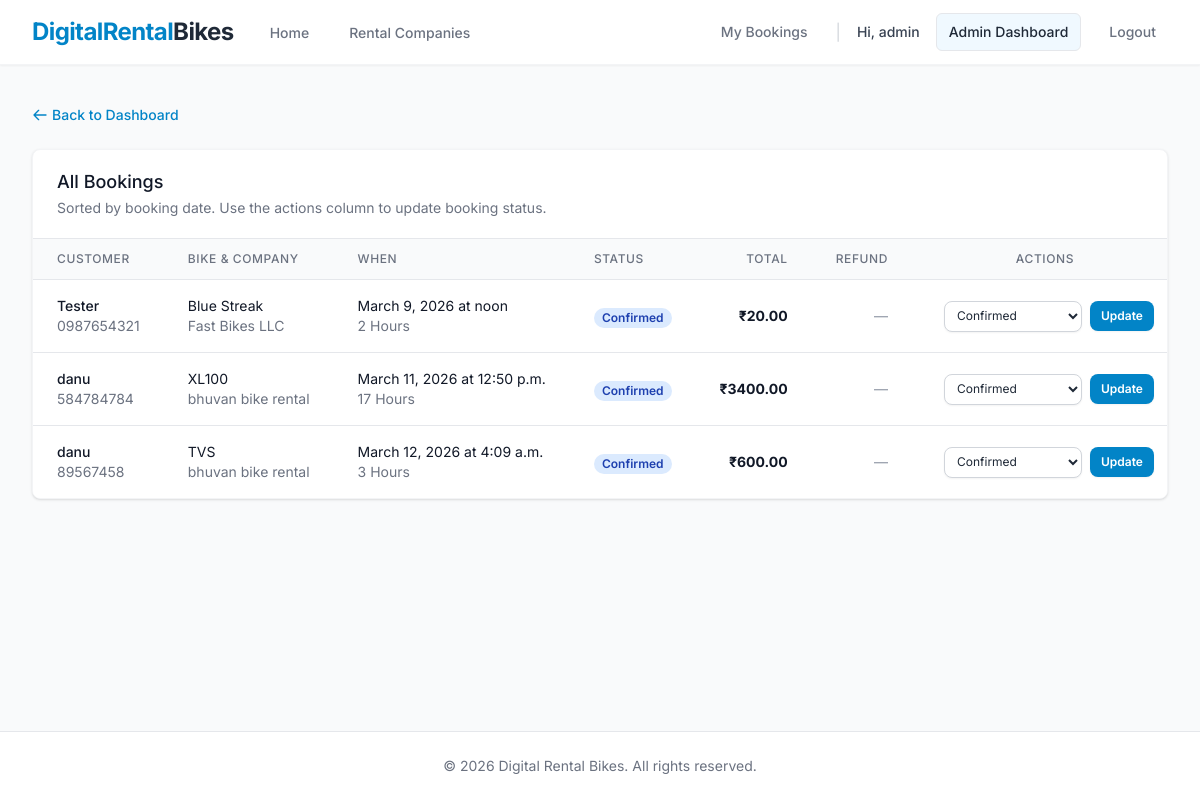
/admin-dashboard/bookings/ (signed in), run on an earlier commit of the app's database.
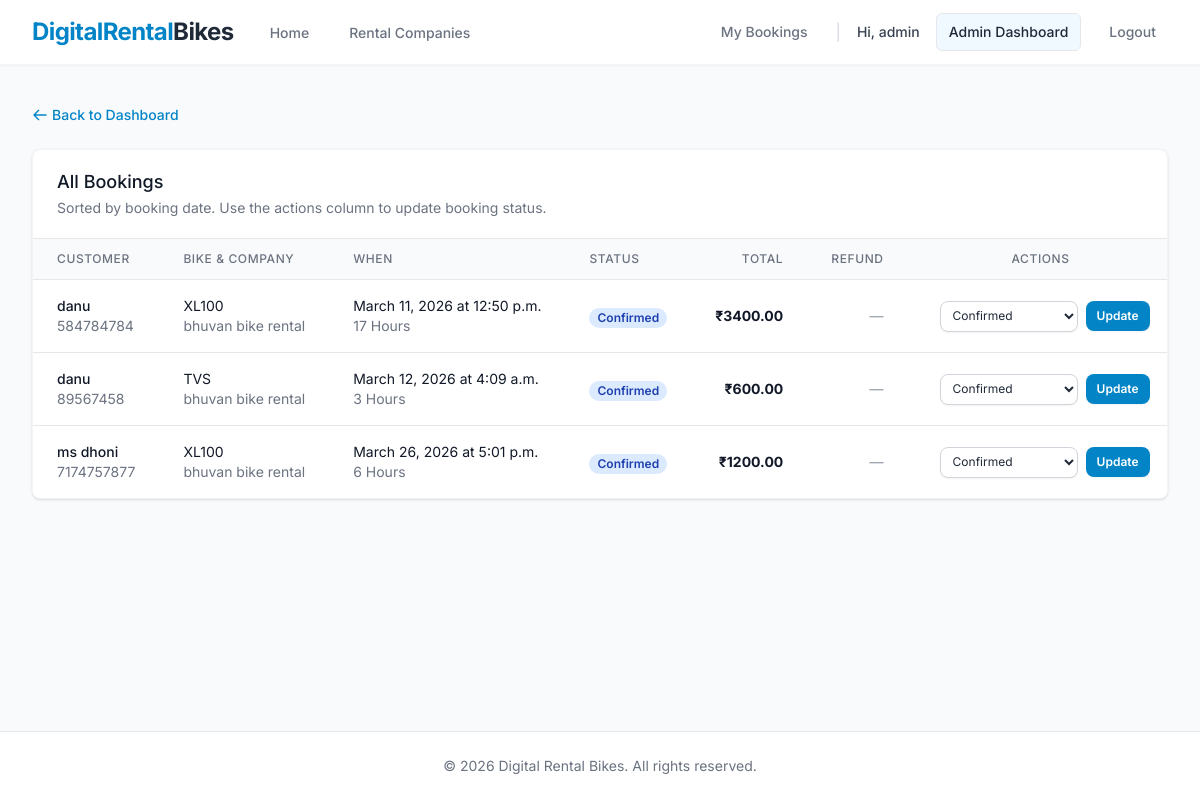
And on a later commit of the database.
### core/models.py (models this page shows, shortened)
class Booking(models.Model):
    class DurationType(models.TextChoices):
        HOURS = 'Hours', 'Hours'
        DAYS = 'Days', 'Days'
    class BookingStatus(models.TextChoices):
        PAYMENT_PENDING = 'Payment Pending', 'Payment Pending'
        CONFIRMED = 'Confirmed', 'Confirmed'
        COMPLETED = 'Completed', 'Completed'
        CANCELLED = 'Cancelled', 'Cancelled'
    bike = models.ForeignKey(Bike, on_delete=models.CASCADE, related_name='bookings')
    company = models.ForeignKey(Company, on_delete=models.CASCADE, related_name='bookings')
    user = models.ForeignKey(User, on_delete=models.CASCADE, related_name='bookings', null=True, blank=True)
    user_name = models.CharField(max_length=255)
    user_contact = models.CharField(max_length=50)
    booking_date = models.DateField()
    start_time = models.TimeField()
    duration_type = models.CharField(max_length=10, choices=DurationType.choices)
    duration_value = models.PositiveIntegerField()
    total_price = models.DecimalField(max_digits=12, decimal_places=2)
    status = models.CharField(max_length=20, choices=BookingStatus.choices, default=BookingStatus.PAYMENT_PENDING)
    refund_amount = models.DecimalField(max_digits=12, decimal_places=2, default=0)
    created_at = models.DateTimeField(auto_now_add=True)

class Bike(models.Model):
    class BikeType(models.TextChoices):
        SCOOTER = 'Scooter', 'Scooter'
        SPORTS = 'Sports', 'Sports'
        ELECTRIC = 'Electric', 'Electric'
        CRUISER = 'Cruiser', 'Cruiser'
        DIRT = 'Dirt Bike', 'Dirt Bike'
        STANDARD = 'Standard', 'Standard'
    company = models.ForeignKey(Company, on_delete=models.CASCADE, related_name='bikes')
    bike_name = models.CharField(max_length=255)
    bike_type = models.CharField(max_length=50, choices=BikeType.choices)
    price_per_hour = models.DecimalField(max_digits=10, decimal_places=2)
    price_per_day = models.DecimalField(max_digits=10, decimal_places=2)
    is_available = models.BooleanField(default=True)
    image = models.ImageField(upload_to='bikes/', blank=True, null=True)
    latitude = models.DecimalField(max_digits=9, decimal_places=6, null=True, blank=True)
    longitude = models.DecimalField(max_digits=9, decimal_places=6, null=True, blank=True)
    created_at = models.DateTimeField(auto_now_add=True)

class Company(models.Model):
    user = models.OneToOneField(User, on_delete=models.CASCADE, related_name='vendor_company', null=True, blank=True)
    name = models.CharField(max_length=255)
    location = models.CharField(max_length=255)
    contact = models.CharField(max_length=50)
    description = models.TextField(blank=True, null=True)
    upi_qr_image = models.ImageField(upload_to='upi_qr/', blank=True, null=True)
    created_at = models.DateTimeField(auto_now_add=True)

### core/views.py (the view)
# urls.py: path('admin-dashboard/bookings/', views.admin_bookings, name='admin_bookings'),
@user_passes_test(lambda u: u.is_staff)
def admin_bookings(request):
    bookings = Booking.objects.all().order_by('booking_date', 'start_time')
    return render(request, 'core/admin_bookings.html', {'bookings': bookings})

### core/templates/core/admin_bookings.html (shortened to what the changed rows need)
{% extends 'base.html' %}
{% block content %}
<div class="max-w-7xl mx-auto px-4 sm:px-6 lg:px-8 py-10">
    <div class="bg-white shadow sm:rounded-lg border border-gray-100 overflow-hidden">
        <div class="overflow-x-auto">
            <table class="min-w-full divide-y divide-gray-200">
                <thead class="bg-gray-50">
                    <tr>
                        <th scope="col" class="px-6 py-3 text-left text-xs font-medium text-gray-500 uppercase tracking-wider">Customer</th>
                        <th scope="col" class="px-6 py-3 text-left text-xs font-medium text-gray-500 uppercase tracking-wider">Bike & Company</th>
                        <th scope="col" class="px-6 py-3 text-left text-xs font-medium text-gray-500 uppercase tracking-wider">When</th>
                        <th scope="col" class="px-6 py-3 text-left text-xs font-medium text-gray-500 uppercase tracking-wider">Status</th>
                        <th scope="col" class="px-6 py-3 text-right text-xs font-medium text-gray-500 uppercase tracking-wider">Total</th>
                        <th scope="col" class="px-6 py-3 text-right text-xs font-medium text-gray-500 uppercase tracking-wider">Refund</th>
                        <th scope="col" class="px-6 py-3 text-center text-xs font-medium text-gray-500 uppercase tracking-wider">Actions</th>
                    </tr>
                </thead>
                <tbody class="bg-white divide-y divide-gray-200">
                    {% for booking in bookings %}
                    <tr class="hover:bg-gray-50 transition-colors">
                        <td class="px-6 py-4 whitespace-nowrap">
                            <div class="text-sm font-medium text-gray-900">{{ booking.user_name }}</div>
                            <div class="text-sm text-gray-500">{{ booking.user_contact }}</div>
                        </td>
                        <td class="px-6 py-4 whitespace-nowrap">
                            <div class="text-sm text-gray-900">{{ booking.bike.bike_name }}</div>
                            <div class="text-sm text-gray-500">{{ booking.company.name }}</div>
                        </td>
                        <td class="px-6 py-4 whitespace-nowrap">
                            <div class="text-sm text-gray-900">{{ booking.booking_date }} at {{ booking.start_time }}</div>
                            <div class="text-sm text-gray-500">{{ booking.duration_value }} {{ booking.duration_type }}</div>
                        </td>
                        <td class="px-6 py-4 whitespace-nowrap">
                            {% if booking.status == 'Confirmed' %}
                            <span class="px-2 inline-flex text-xs leading-5 font-semibold rounded-full bg-blue-100 text-blue-800">Confirmed</span>
                            {% elif booking.status == 'Completed' %}
                            <span class="px-2 inline-flex text-xs leading-5 font-semibold rounded-full bg-green-100 text-green-800">Completed</span>
                            {% elif booking.status == 'Cancelled' %}
                            <span class="px-2 inline-flex text-xs leading-5 font-semibold rounded-full bg-red-100 text-red-800">Cancelled</span>
                            {% elif booking.status == 'Payment Pending' %}
                            <span class="px-2 inline-flex text-xs leading-5 font-semibold rounded-full bg-yellow-100 text-yellow-800">Payment Pending</span>
                            {% else %}
                            <span class="px-2 inline-flex text-xs leading-5 font-semibold rounded-full bg-gray-100 text-gray-800">{{ booking.status }}</span>
                            {% endif %}
                        </td>
                        <td class="px-6 py-4 whitespace-nowrap text-right text-sm font-medium">
                            <span class="text-gray-900 font-bold">₹{{ booking.total_price }}</span>
                        </td>
                        <td class="px-6 py-4 whitespace-nowrap text-right text-sm font-medium">
                            {% if booking.refund_amount > 0 %}
                            <span class="text-green-700 font-bold">₹{{ booking.refund_amount }}</span>
                            {% else %}
                            <span class="text-gray-400">—</span>
                            {% endif %}
                        </td>
                        <td class="px-6 py-4 whitespace-nowrap text-center">
                            <form method="post" action="{% url 'admin_edit_booking' booking.id %}" class="flex items-center justify-center space-x-2">
                                <select name="status" class="text-xs rounded-lg border-gray-300 shadow-sm focus:border-brand-500 focus:ring-brand-500 py-1.5 px-2 border bg-white">
                                    <option value="Confirmed" {% if booking.status == 'Confirmed' %}selected{% endif %}>Confirmed</option>
                                </select>
                                <button type="submit" class="inline-flex items-center px-2.5 py-1.5 border border-transparent text-xs font-semibold rounded-lg text-white bg-brand-600 hover:bg-brand-700 focus:outline-none focus:ring-2 focus:ring-offset-1 focus:ring-brand-500 transition-colors shadow-sm">
                                    Update
                                </button>
                            </form>
                        </td>
                    </tr>
                    {% empty %}
                    <tr>
                        <td colspan="7" class="px-6 py-8 text-center text-sm text-gray-500">
                            No bookings found in the system yet.
                        </td>
                    </tr>
                    {% endfor %}
                </tbody>
            </table>
        </div>
    </div>
</div>
{% endblock %}

What changed in the data, as far as the page shows it:
removed Booking: user_name "Tester", user_contact "0987654321", bike.bike_name "Blue Streak", company.name "Fast Bikes LLC", booking_date "March 9, 2026", start_time "noon", duration_value "2", duration_type "Hours", shows "Confirmed", total_price "20.00", status "Confirmed"
added Booking: user_name "ms dhoni", user_contact "7174757877", bike.bike_name "XL100", company.name "bhuvan bike rental", booking_date "March 26, 2026", start_time "5:01 p.m.", duration_value "6", duration_type "Hours", shows "Confirmed", total_price "1200.00", status "Confirmed"
